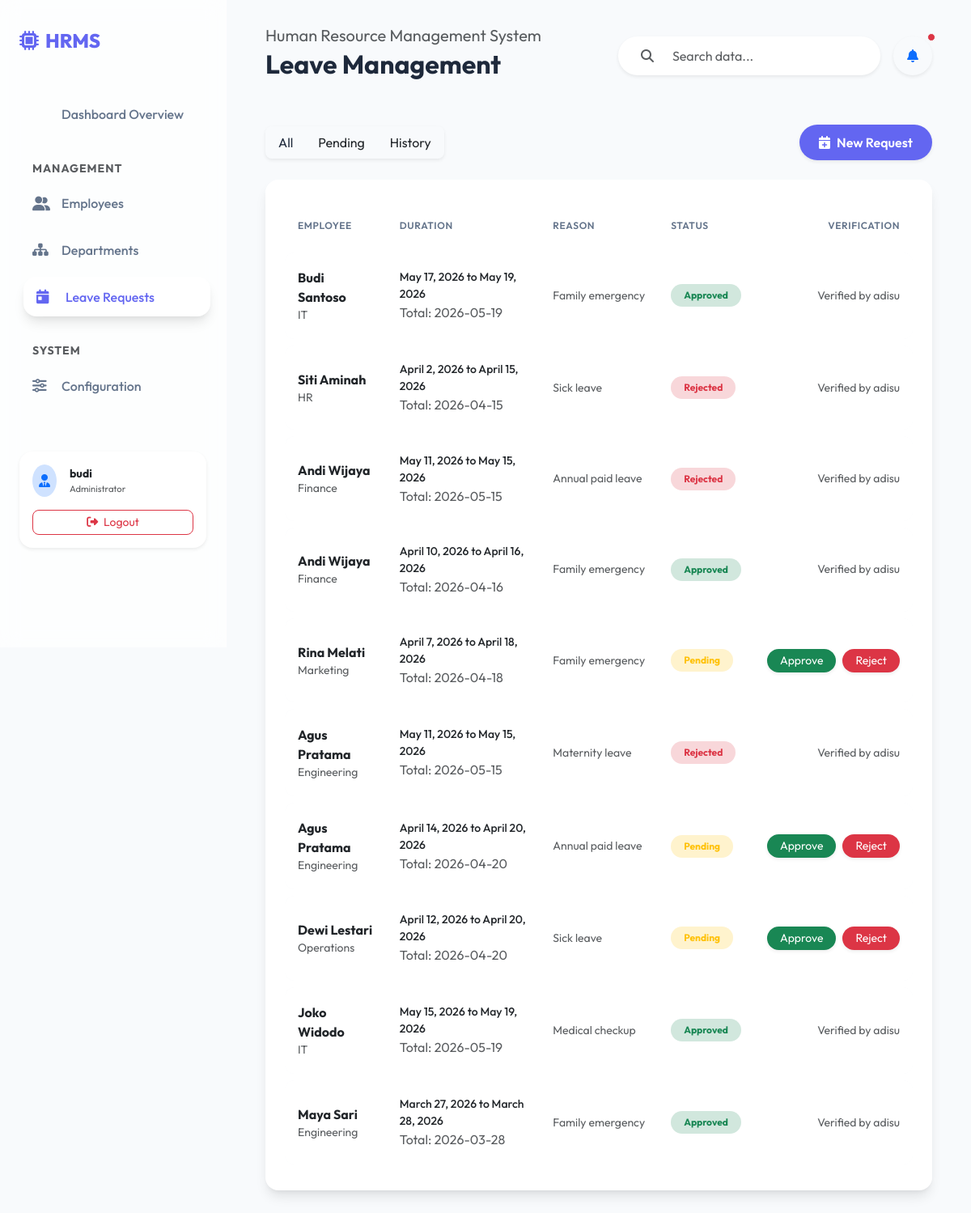
/leaves/ (signed in), run on the app's committed database.
### core/models.py (models this page shows, shortened)
class LeaveRequest(models.Model):
    STATUS_CHOICES = [
        ('pending', 'Pending'),
        ('approved', 'Approved'),
        ('rejected', 'Rejected'),
    ]
    employee = models.ForeignKey(Employee, on_delete=models.CASCADE)
    start_date = models.DateField()
    end_date = models.DateField()
    reason = models.TextField()
    status = models.CharField(max_length=10, choices=STATUS_CHOICES, default='pending')
    approved_by = models.ForeignKey(User, on_delete=models.SET_NULL, null=True, blank=True, related_name='approved_leaves')
    approved_at = models.DateTimeField(null=True, blank=True)

class Employee(models.Model):
    STATUS_CHOICES = [
        ('active', 'Active'),
        ('inactive', 'Inactive'),
    ]
    user = models.OneToOneField(User, on_delete=models.CASCADE, null=True, blank=True)
    full_name = models.CharField(max_length=200)
    email = models.EmailField(unique=True)
    phone = models.CharField(max_length=20, blank=True)
    department = models.ForeignKey(Department, on_delete=models.SET_NULL, null=True)
    date_joined = models.DateField()
    status = models.CharField(max_length=10, choices=STATUS_CHOICES, default='active')

class Department(models.Model):
    name = models.CharField(max_length=100)
    description = models.TextField(blank=True)
    class Meta:
        verbose_name_plural = 'Departments'

### leaves/views.py (the view)
# urls.py: path('', views.LeaveListView.as_view(), name='leave_list'),
class LeaveListView(LoginRequiredMixin, ListView):
    model = LeaveRequest
    template_name = 'leaves/leave_list.html'
    context_object_name = 'leaves'
    paginate_by = 10

### templates/leaves/leave_list.html (shortened to what this page needs)
{% extends 'base.html' %}
{% block page_title %}Leave Management{% endblock %}
{% block content %}
<div class="d-flex justify-content-between align-items-center mb-4">
    <div class="d-flex gap-2">
        <div class="btn-group shadow-sm rounded-3 overflow-hidden">
            <button class="btn btn-white border-0 px-3 py-2 active">All</button>
            <button class="btn btn-white border-0 px-3 py-2">Pending</button>
            <button class="btn btn-white border-0 px-3 py-2">History</button>
        </div>
    </div>
    <a href="/admin/core/leaverequest/add/" class="btn btn-primary rounded-pill px-4 shadow-sm">
        <i class="fas fa-calendar-plus me-2"></i>New Request
    </a>
</div>
<div class="table-container animate-fade-in">
    <table class="table align-middle mb-0">
        <thead>
            <tr>
                <th>Employee</th>
                <th>Duration</th>
                <th>Reason</th>
                <th>Status</th>
                <th class="text-end">Verification</th>
            </tr>
        </thead>
        <tbody>
            {% for leave in leaves %}
            <tr>
                <td>
                    <div class="fw-bold text-dark">{{ leave.employee.full_name }}</div>
                    <div class="text-muted small">{{ leave.employee.department.name|default:"General Staff" }}</div>
                </td>
                <td>
                    <div class="text-dark small fw-medium">{{ leave.start_date }} to {{ leave.end_date }}</div>
                    <div class="text-muted smaller">Total: {{ leave.end_date|safe }}</div>
                </td>
                <td>
                    <div class="text-muted small text-truncate" style="max-width: 200px;" title="{{ leave.reason }}">
                        {{ leave.reason }}
                    </div>
                </td>
                <td>
                    <span class="badge rounded-pill px-3 py-2
                        {% if leave.status == 'approved' %}bg-success-subtle text-success
                        {% elif leave.status == 'pending' %}bg-warning-subtle text-warning
                        {% else %}bg-danger-subtle text-danger{% endif %}">
                        {{ leave.get_status_display }}
                    </span>
                </td>
                <td class="text-end">
                    {% if leave.status == 'pending' %}
                    <div class="d-flex justify-content-end gap-2">
                        <button class="btn btn-success btn-sm rounded-pill px-3 shadow-sm border-0">Approve</button>
                        <button class="btn btn-danger btn-sm rounded-pill px-3 shadow-sm border-0">Reject</button>
                    </div>
                    {% else %}
                    <div class="text-muted small">Verified by {{ leave.approved_by.username|default:"System" }}</div>
                    {% endif %}
                </td>
            </tr>
            {% endfor %}
        </tbody>
    </table>
</div>
{% endblock %}

### templates/base.html (shortened to what this page needs)
{% load static %}
<!doctype html>
<html lang="en">
  <head>
    <link href="https://cdn.jsdelivr.net/npm/bootstrap@5.3.3/dist/css/bootstrap.min.css" rel="stylesheet" />
    <link href="https://cdnjs.cloudflare.com/ajax/libs/font-awesome/6.5.1/css/all.min.css" rel="stylesheet" />
    <link rel="stylesheet" href="{% static 'css/modern.css' %}" />
  </head>
  <body>
    <nav class="sidebar">
      <a href="{% url 'core:dashboard' %}" class="sidebar-logo">
        <i class="fas fa-microchip me-2"></i>
        <span>HRMS</span>
      </a>
      <div class="nav flex-column mt-4">
        <a class="nav-link {% if request.resolver_match.url_name == 'dashboard' %}active{% endif %}" href="{% url 'core:dashboard' %}">
           Dashboard Overview
        </a>
        <div class="text-uppercase text-muted small fw-bold mt-4 mb-2 ps-3" style="letter-spacing: 1px;">Management</div>
        <a class="nav-link {% if request.resolver_match.url_name == 'employee_list' %}active{% endif %}" href="{% url 'core:employee_list' %}">
          <i class="fas fa-user-group"></i> Employees
        </a>
        <a class="nav-link {% if request.resolver_match.url_name == 'department_list' %}active{% endif %}" href="{% url 'core:department_list' %}">
          <i class="fas fa-sitemap"></i> Departments
        </a>
        <a class="nav-link {% if request.resolver_match.app_name == 'leaves' %}active{% endif %}" href="{% url 'leaves:leave_list' %}">
          <i class="fas fa-calendar-day"></i> Leave Requests
        </a>
        <div class="text-uppercase text-muted small fw-bold mt-4 mb-2 ps-3" style="letter-spacing: 1px;">System</div>
        <a class="nav-link" href="/admin/">
          <i class="fas fa-sliders-h"></i> Configuration
        </a>
      </div>
      <div class="mt-auto pt-5">
        {% if user.is_authenticated %}
        <div class="card bg-white border-0 shadow-sm p-3 rounded-4">
          <div class="d-flex align-items-center">
            <div class="bg-primary-subtle text-primary rounded-circle p-2 me-3">
              <i class="fas fa-user-tie"></i>
            </div>
            <div class="overflow-hidden">
              <div class="fw-bold text-truncate small">{{ user.username }}</div>
              <div class="text-muted smaller" style="font-size: 0.7rem;">Administrator</div>
            </div>
          </div>
          <a href="{% url 'logout' %}" class="btn btn-sm btn-outline-danger w-100 mt-3 rounded-3">
            <i class="fas fa-sign-out-alt me-1"></i> Logout
          </a>
        </div>
        {% else %}
        <a href="{% url 'login' %}" class="btn btn-primary w-100 rounded-pill">
          <i class="fas fa-sign-in-alt me-2"></i> Login
        </a>
        {% endif %}
      </div>
    </nav>
    <main>
      <header class="d-flex justify-content-between align-items-center mb-5 animate-fade-in" style="position: relative; z-index: 1050;">
        <div>
          <h5 class="text-muted fw-normal mb-1">Human Resource Management System</h5>
          <h2 class="fw-bold">{% block page_title %}Dashboard{% endblock %}</h2>
        </div>
        <div class="d-flex gap-3">
          <form method="GET" action="" class="input-group bg-white rounded-pill shadow-sm px-3 py-1 border-0">
            <span class="input-group-text bg-transparent border-0"><i class="fas fa-search text-muted"></i></span>
            <input type="text" name="q" class="form-control bg-transparent border-0" placeholder="Search data..." value="{{ request.GET.q }}">
          </form>
          <div class="dropdown">
            <button class="btn btn-white shadow-sm rounded-circle p-3 d-flex align-items-center justify-content-center position-relative" style="width: 48px; height: 48px;" data-bs-toggle="dropdown" aria-expanded="false">
              <i class="fas fa-bell text-primary"></i>
              <span class="position-absolute top-0 start-100 translate-middle p-1 bg-danger border border-light rounded-circle">
              </span>
            </button>
          </div>
        </div>
      </header>
      <div class="content card-container animate-fade-in" style="animation-delay: 0.1s;">
        {% block content %}{% endblock %}
      </div>
    </main>
  </body>
</html>

### static/css/modern.css (style rules this page uses)
:root { --primary: #6366f1; --primary-hover: #4f46e5; --secondary: #a855f7; --accent: #f43f5e; --bg-main: #f8fafc; --bg-card: rgba(255, 255, 255, 0.8); --text-main: #1e293b; --text-muted: #64748b; --sidebar-width: 280px; --glass-bg: rgba(255, 255, 255, 0.7); --glass-border: rgba(255, 255, 255, 0.3); --radius: 16px; --shadow: 0 10px 15px -3px rgba(0, 0, 0, 0.1), 0 4px 6px -2px rgba(0, 0, 0, 0.05); }
body { font-family: 'Outfit', 'Inter', sans-serif; background-color: var(--bg-main); color: var(--text-main); overflow-x: hidden; }
.sidebar { width: var(--sidebar-width); height: 100vh; position: fixed; left: 0; top: 0; background: var(--glass-bg); backdrop-filter: blur(12px); -webkit-backdrop-filter: blur(12px); border-right: 1px solid var(--glass-border); padding: 2rem 1.5rem; z-index: 1000; transition: all 0.3s cubic-bezier(0.4, 0, 0.2, 1); }
.sidebar-logo { font-size: 1.5rem; font-weight: 800; color: var(--primary); display: flex; align-items: center; margin-bottom: 3rem; text-decoration: none; }
.nav-link { color: var(--text-muted); font-weight: 500; padding: 0.8rem 1rem; border-radius: var(--radius); margin-bottom: 0.5rem; transition: all 0.2s ease; display: flex; align-items: center; }
.nav-link:hover, .nav-link.active { background: white; color: var(--primary); box-shadow: var(--shadow); transform: translateX(5px); }
.nav-link i { width: 24px; font-size: 1.1rem; margin-right: 12px; }
main { margin-left: var(--sidebar-width); padding: 2rem 3rem; min-height: 100vh; }
.card { background: var(--glass-bg); backdrop-filter: blur(8px); border: 1px solid var(--glass-border); border-radius: var(--radius); box-shadow: var(--shadow); transition: transform 0.3s ease, box-shadow 0.3s ease; overflow: hidden; }
.table-container { background: white; border-radius: var(--radius); padding: 1.5rem; box-shadow: var(--shadow); overflow: hidden; }
.table { width: 100%; border-collapse: separate; border-spacing: 0 0.5rem; }
.table thead th { background: transparent; color: var(--text-muted); font-weight: 600; text-transform: uppercase; font-size: 0.75rem; letter-spacing: 0.05em; border: none; padding: 1rem; }
.table tbody tr { background: #f8fafc; border-radius: 12px; transition: all 0.2s ease; }
.table td { padding: 1.2rem 1rem; border: none; vertical-align: middle; }
.table td:first-child { border-radius: 12px 0 0 12px; }
.table td:last-child { border-radius: 0 12px 12px 0; }
.btn-primary { background: var(--primary); border: none; padding: 0.6rem 1.5rem; border-radius: 10px; font-weight: 600; transition: all 0.2s ease; }
.animate-fade-in { animation: fadeIn 0.5s ease forwards; }

### data on the page
LeaveRequest: employee.full_name "Budi Santoso", employee.department.name "IT", start_date "May 17, 2026", end_date "May 19, 2026", end_date "2026-05-19", reason "Family emergency", status "Approved", approved_by.username "adisu"
LeaveRequest: employee.full_name "Siti Aminah", employee.department.name "HR", start_date "April 2, 2026", end_date "April 15, 2026", end_date "2026-04-15", reason "Sick leave", status "Rejected", approved_by.username "adisu"
LeaveRequest: employee.full_name "Andi Wijaya", employee.department.name "Finance", start_date "May 11, 2026", end_date "May 15, 2026", end_date "2026-05-15", reason "Annual paid leave", status "Rejected", approved_by.username "adisu"
LeaveRequest: employee.full_name "Andi Wijaya", employee.department.name "Finance", start_date "April 10, 2026", end_date "April 16, 2026", end_date "2026-04-16", reason "Family emergency", status "Approved", approved_by.username "adisu"
LeaveRequest: employee.full_name "Rina Melati", employee.department.name "Marketing", start_date "April 7, 2026", end_date "April 18, 2026", end_date "2026-04-18", reason "Family emergency", status "Pending", shows "Approve"
LeaveRequest: employee.full_name "Agus Pratama", employee.department.name "Engineering", start_date "May 11, 2026", end_date "May 15, 2026", end_date "2026-05-15", reason "Maternity leave", status "Rejected", approved_by.username "adisu"
LeaveRequest: employee.full_name "Agus Pratama", employee.department.name "Engineering", start_date "April 14, 2026", end_date "April 20, 2026", end_date "2026-04-20", reason "Annual paid leave", status "Pending", shows "Approve"
LeaveRequest: employee.full_name "Dewi Lestari", employee.department.name "Operations", start_date "April 12, 2026", end_date "April 20, 2026", end_date "2026-04-20", reason "Sick leave", status "Pending", shows "Approve"
LeaveRequest: employee.full_name "Joko Widodo", employee.department.name "IT", start_date "May 15, 2026", end_date "May 19, 2026", end_date "2026-05-19", reason "Medical checkup", status "Approved", approved_by.username "adisu"
LeaveRequest: employee.full_name "Maya Sari", employee.department.name "Engineering", start_date "March 27, 2026", end_date "March 28, 2026", end_date "2026-03-28", reason "Family emergency", status "Approved", approved_by.username "adisu"

### other printed values
{{ user.username }} "budi"
